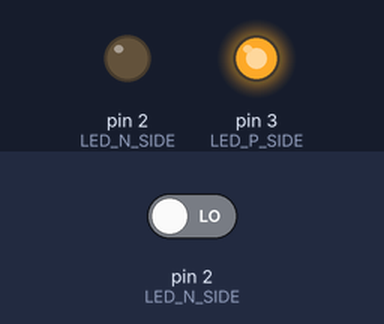
The sketch below on a simulated Arduino Uno, built with avr-gcc and run on an emulated ATmega328P. Parts: output pins drawn as LEDs (lit = HIGH). The test bench sets the inputs (shaded band); at power-on: pin 2 (LED_N_SIDE) LOW.

Above: at 1.2 s.
1.3 s: pin 2 (LED_N_SIDE) driven HIGH
At 1.97 s:
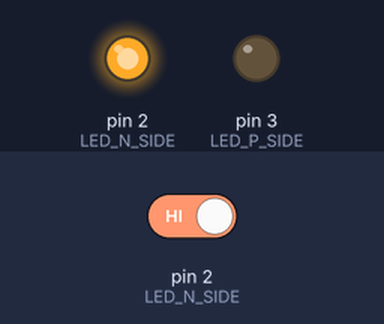
4.3 s: pin 2 (LED_N_SIDE) driven LOW
At 5.6 s:
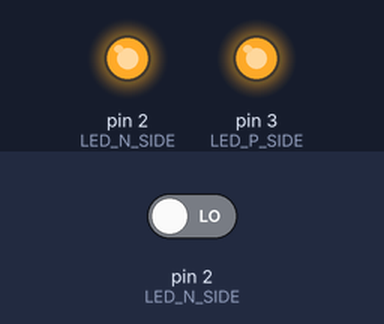
Timing chart, 0 to 7.3 s (numbered marks = the images above; inputs shaded):
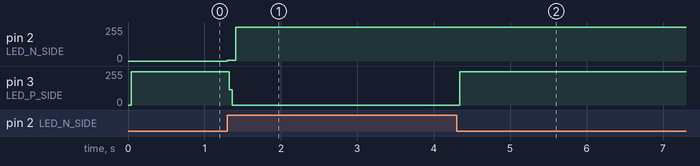

Measured:
- after the input at 1.3 s, pin 2 (LED_N_SIDE): 7/255 → 255/255 after 0.11 s; pin 3 (LED_P_SIDE): 251/255 → 0/255 at once
- after the input at 4.3 s, pin 3 (LED_P_SIDE): 0/255 → 251/255 at once

The sketch:

PhotoDiode.ino
```cpp
//
// This example shows one way of using an LED as a light sensor.
// You will need to wire up your components as such:
//
//           + digital2
//           |
//           <
//           > 100 ohm resistor
//           <
//           |
//           |  LED Cathode (LED_N_SIDE, normally (-))
//           |
//         _____
//          / \  LED, maybe a 5mm, clear plastic is good
//         _____
//           |
//           |  LED Anode (LED_P_SIDE, normally (+))
//           |
//           + digital3
//
// What we are going to do is apply a positive voltage at digital2 and
// connect digital3 to GND. This is backwards for the LED, current will
// not flow and light will not come out, but we will charge up the
// capacitance of the LED junction and the Arduino pin.
//
// Then we are going to disconnect the output HIGH drivers from
// digital2 (making it now a high-impedance INPUT) and count how
// long it takes the stored charge at digital2 to bleed off through
// the LED to GND at digital3. The brighter the light, the faster it will
// bleed away to digital3 (GND), thereby causing the INPUT reading
// at digital2 to change from HIGH to LOW.
//
// Then just to be perverse we will display the brightness back on the
// same LED by turning it on for a millisecond. This happens more often
// with brighter lighting, so the LED is dim in a dim room and brighter
// in a bright room. Quite nice.
//
// (Though a nice idea, this implementation is flawed because the refresh
// rate gets too long in the dark and it flickers disturbingly.)
//
#define LED_N_SIDE 2
#define LED_P_SIDE 3

void setup()
{}

void loop()
{
  unsigned int j;

  // Apply reverse voltage, charge up the pin and led capacitance
  pinMode(LED_N_SIDE, OUTPUT);
  pinMode(LED_P_SIDE, OUTPUT);
  digitalWrite(LED_N_SIDE, HIGH);
  digitalWrite(LED_P_SIDE, LOW);

  // Isolate the pin 2 end of the diode by changing it from OUTPUT HIGH to
  // INPUT LOW (high impedance input with internal pull-up resistor off)
  pinMode(LED_N_SIDE, INPUT);
  digitalWrite(LED_N_SIDE,LOW);  // turn off internal pull-up resistor

  // Count how long it takes the diode to bleed back down to a logic 0 at pin 2
  for ( j = 0; j < 30000; j++) {
    if ( digitalRead(LED_N_SIDE)==0) break;
  }
  // You could use 'j' for something useful, but here we are just using the
  // delay of the counting.  In the dark it counts higher and takes longer,
  // increasing the portion of the loop where the LED is off compared to
  // the 1000 microseconds where we turn it on.

  // Turn the light on for 1000 microseconds
  digitalWrite(LED_P_SIDE, HIGH);
  digitalWrite(LED_N_SIDE, LOW);
  pinMode(LED_P_SIDE, OUTPUT);
  pinMode(LED_N_SIDE, OUTPUT);
  delayMicroseconds(1000);
  // we could turn it off, but we know that is about to happen at the loop() start
}
```
